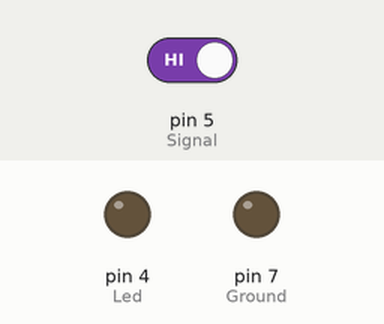
Simulated run of this sketch. Board: Arduino Uno, built with avr-gcc and run on an emulated ATmega328P. Parts: output pins drawn as LEDs (lit = HIGH). Inputs (shaded band) come from the test bench; at power-on: pin 5 (Signal) HIGH. Pins used as bus, display or sensor lines are not drawn.

Above: at 1.2 s.
1.3 s: pin 5 (Signal) driven LOW
At 4.2 s:
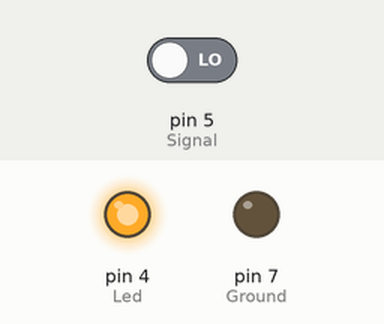
4.3 s: pin 5 (Signal) driven HIGH
At 5.3 s:
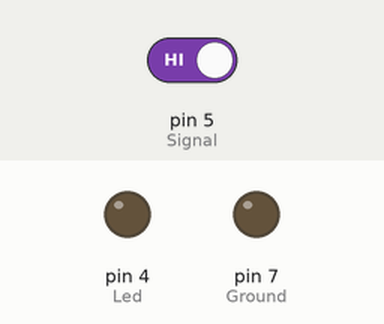
Timing chart, 0 to 7.3 s (numbered marks = the images above; inputs shaded):
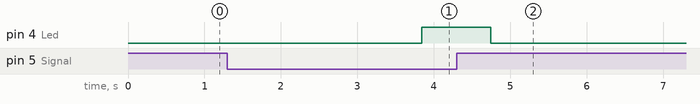

Measured:
- after the input at 1.3 s, pin 4 (Led): LOW → HIGH after 2.5 s
- after the input at 4.3 s, pin 4 (Led): HIGH → LOW after 0.44 s

The sketch:

sketch_may20_04.ino
```cpp
int Ground = 7;
int Vcc = 6;
int Signal = 5;
int Led = 4;

int sigGet = 0;
int val = 0;

void setup() {
  pinMode(Ground, OUTPUT);
  pinMode(Vcc, OUTPUT);
  pinMode(Signal, INPUT);
  pinMode(Led, OUTPUT);

  digitalWrite(Ground, LOW);
  digitalWrite(Vcc, HIGH);
  analogWrite(Led, 0);
}

void loop() {
  sigGet = digitalRead(Signal);

  if((sigGet==LOW)&&(val<200)) {
    val++;
    analogWrite(Led, val);
    delay(20);
  }
  else if((sigGet==HIGH)&&(val>0)) {
    val--;
    analogWrite(Led, val);
    delay(20);
  }
}
```
